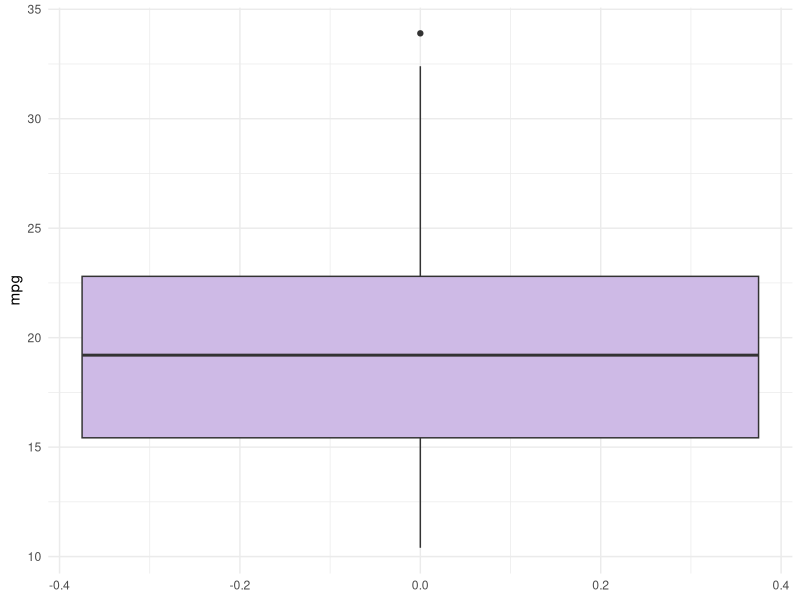
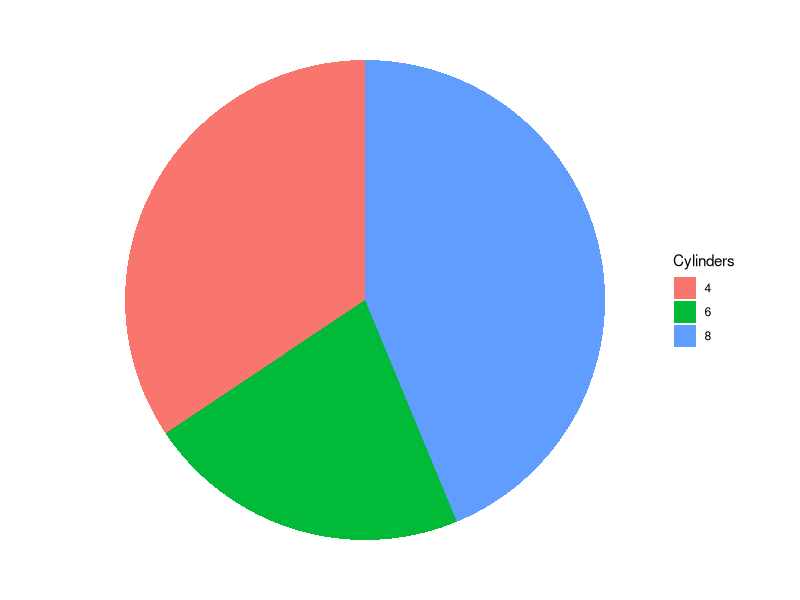
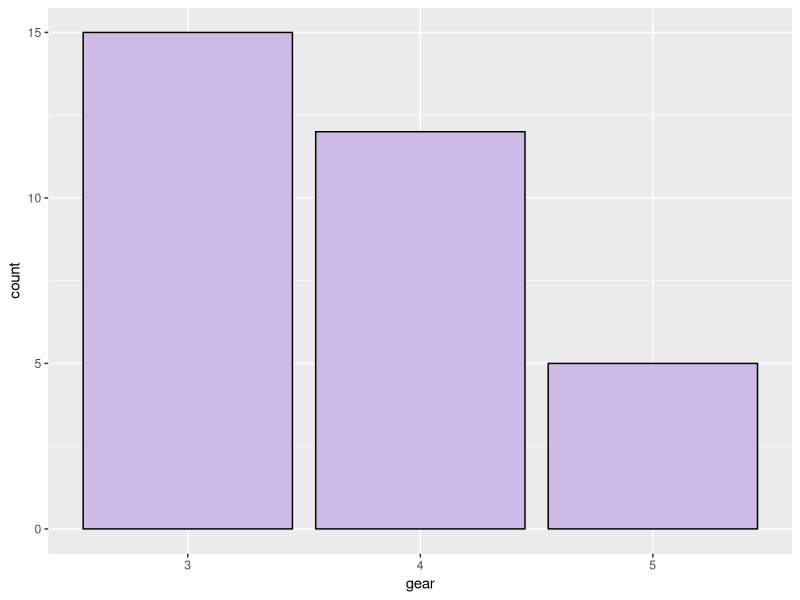
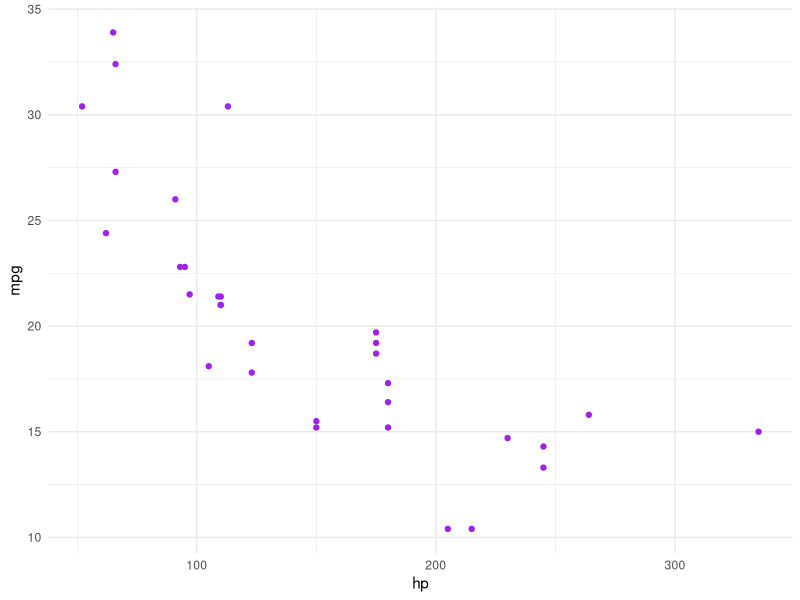
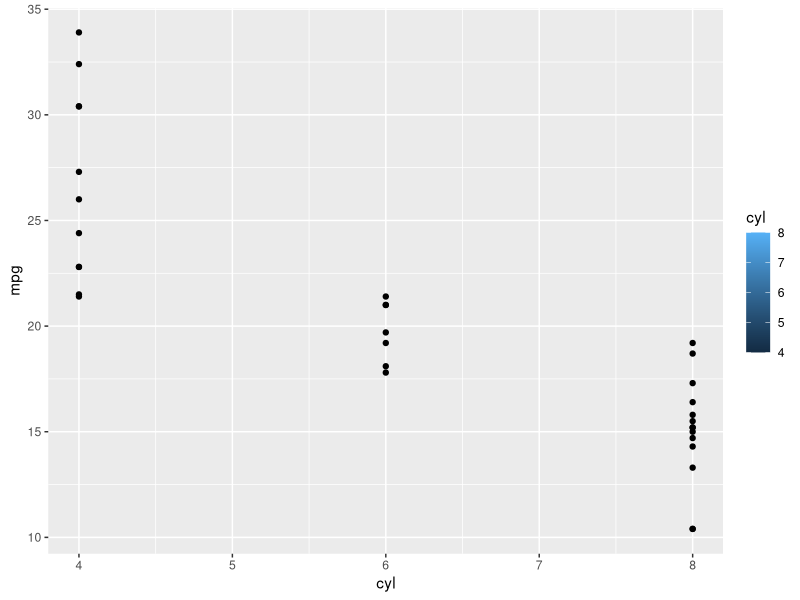
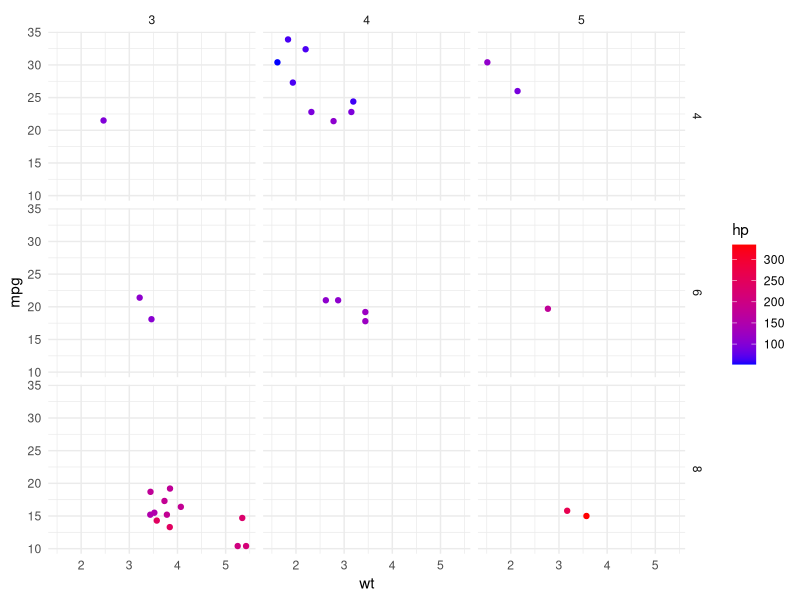
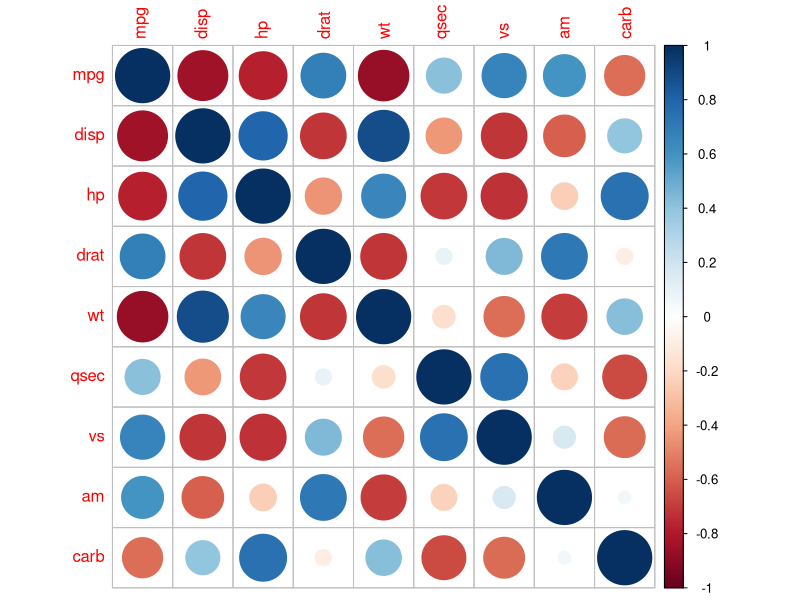

Reproduce these figures in R, in order.
library(dplyr)
library(ggplot2)
library(corrplot)

# performing exploratory data analysis with mtcars
data = mtcars

# viewing data structure and dimensions
str(data)
dim(data)

# summarising the data
summary(data)

# missing data checking
sum(is.na(data))

# outlier detection
ggplot(data, aes(y=mpg)) +
  geom_boxplot(fill="#cebae6") +
  theme_minimal()

# univariate analysis
cyl_counts <- as.data.frame(table(data$cyl))
colnames(cyl_counts) <- c("Cylinders", "Count")
ggplot(cyl_counts, aes(x="", y=Count, fill=Cylinders)) +
  geom_bar(stat="identity", width=1) +
  coord_polar(theta = "y") +
  theme_void()

data$gear = as.factor(data$gear)
ggplot(data, aes(x=gear)) +
  geom_bar(fill="#cebae6", color="black")

# bivariate analysis
ggplot(data, aes(x=hp, y=mpg)) +
  geom_point(color="purple") +
  theme_minimal()

ggplot(data, aes(x=cyl, y=mpg, fill=cyl)) +
  geom_point()

# multivariate analysis
data$cyl = as.factor(data$cyl)
data$gear = as.factor(data$gear)

ggplot(data, aes(x=wt, y=mpg, color=hp)) +
  geom_point() +
  scale_color_gradient(low="blue", high="red") +
  facet_grid(cyl~gear) +
  theme_minimal()

# correlation analysis
cor_matrix = cor(data %>% select_if(is.numeric))
corrplot(cor_matrix)